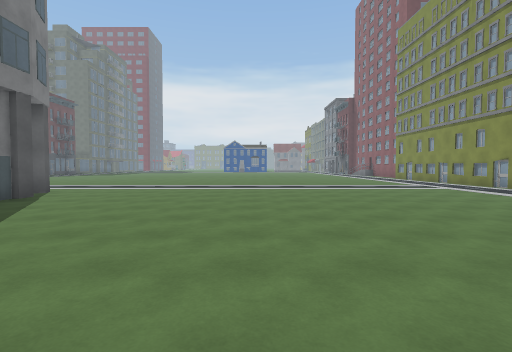
[1] (above)

23 first-person views from a walk through a 3-D level made in the Unity game engine. The camera is 1.5 m above the floor, tilts 2° down and sees 85° across. The floor is counted in squares, 2 m on a side. Each view is taken from the middle of a square. On the plan, view 1 faces up. The plan holds only what a view shows up to about 10 squares ahead; the rest is blank. The place goes on beyond the plan. The player is left out. Some surface patterns are stand-ins.

[2]
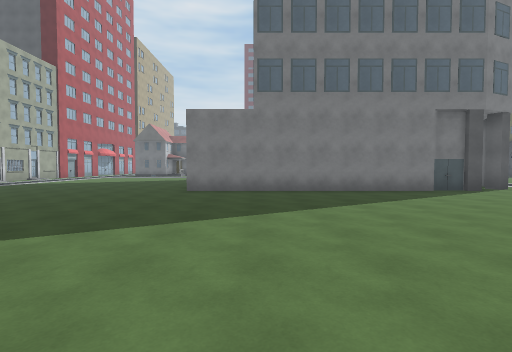

[3]
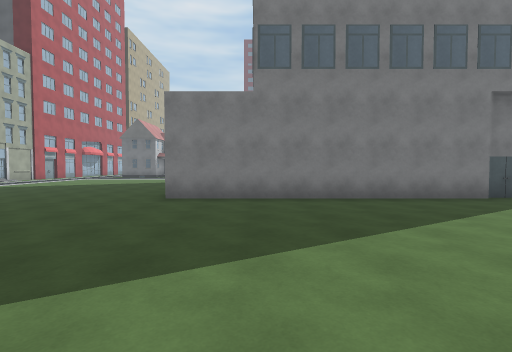

[4]
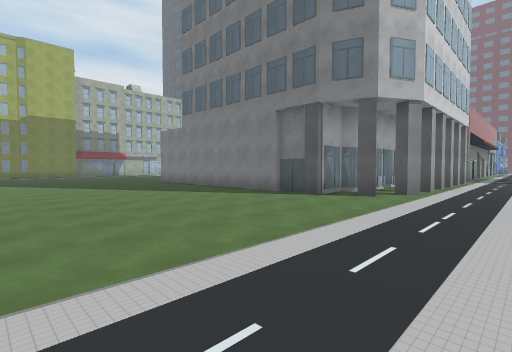

[5]
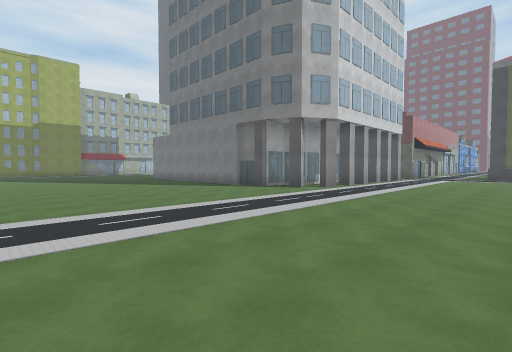

[6]
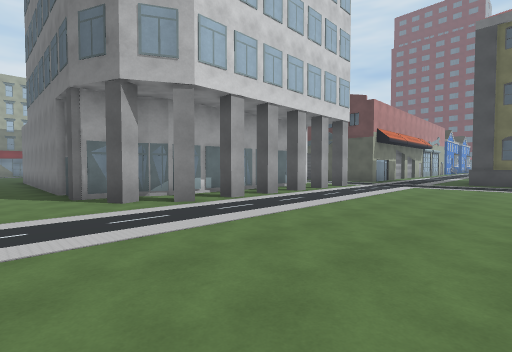

[7]
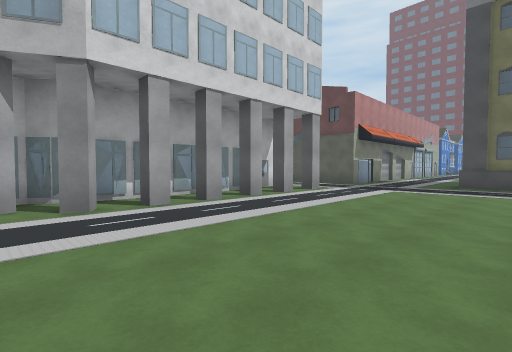

[8]
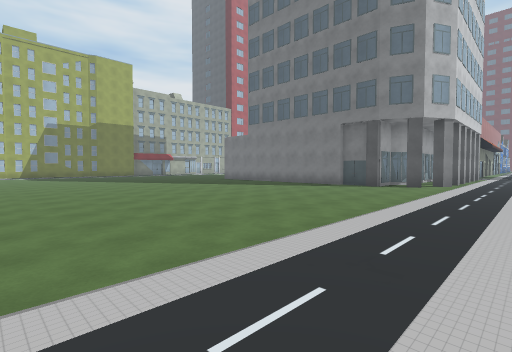

[9]
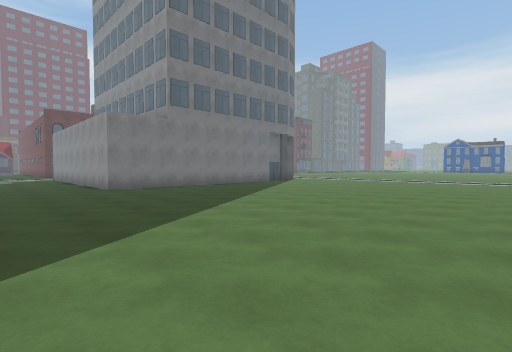

[10]
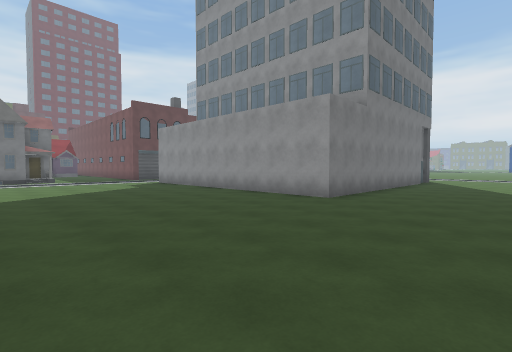

[11]
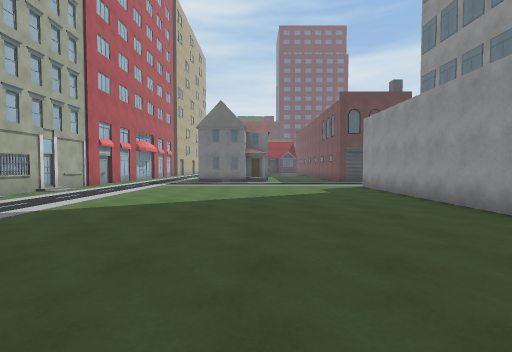

[12]
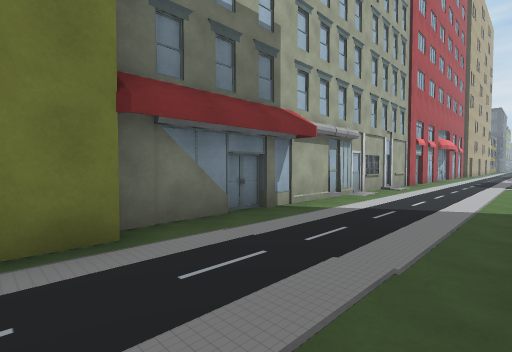

[13]
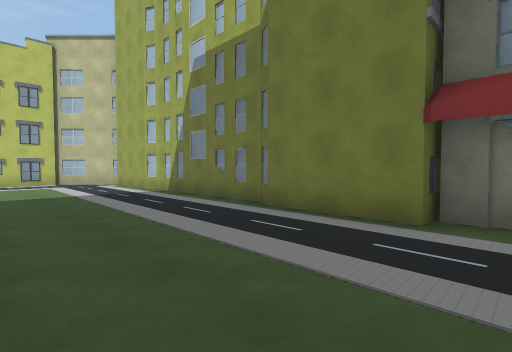

[14]
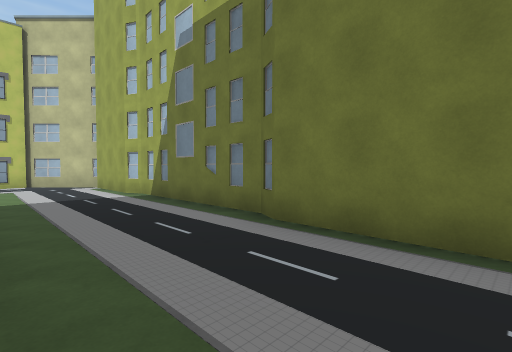

[15]
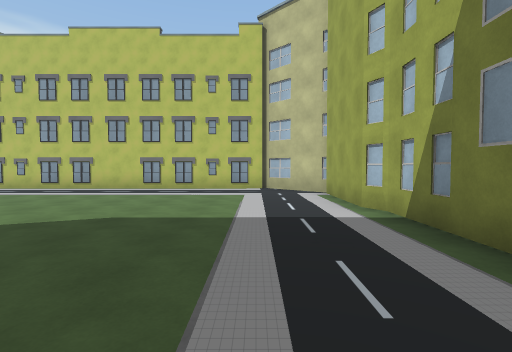

[16]
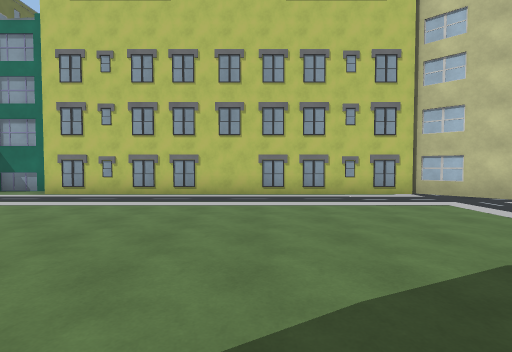

[17]
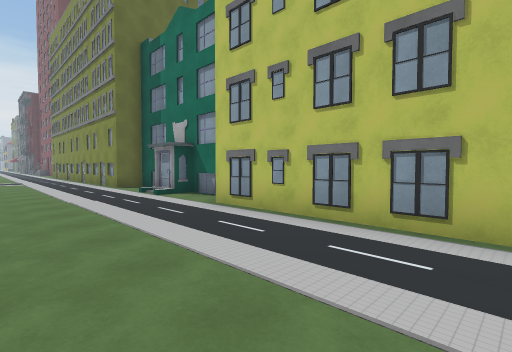

[18]
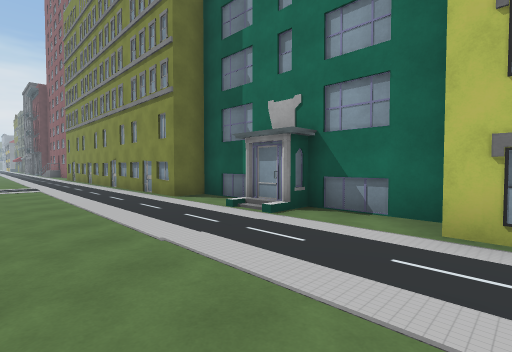

[19]
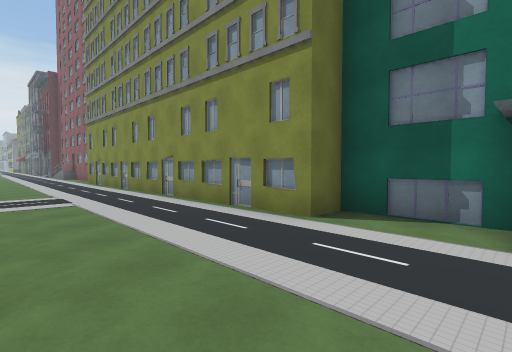

[20]
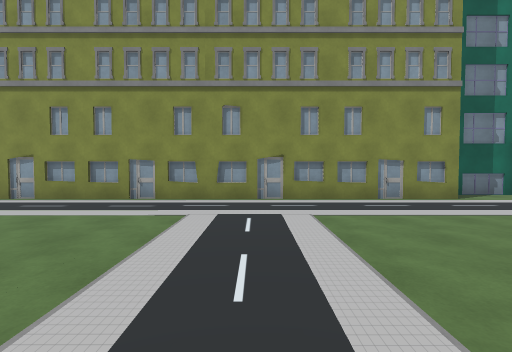

[21]
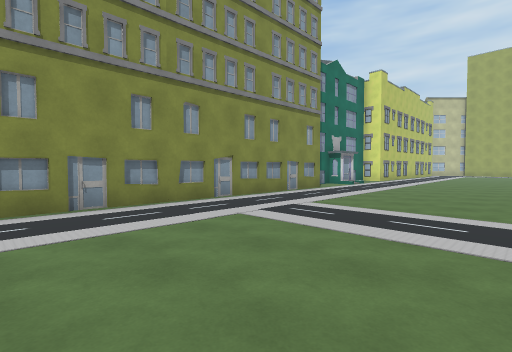

[22]
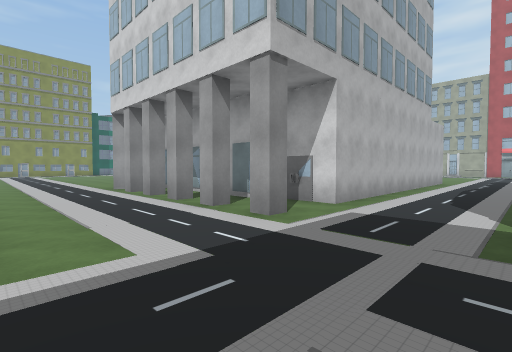

[23]
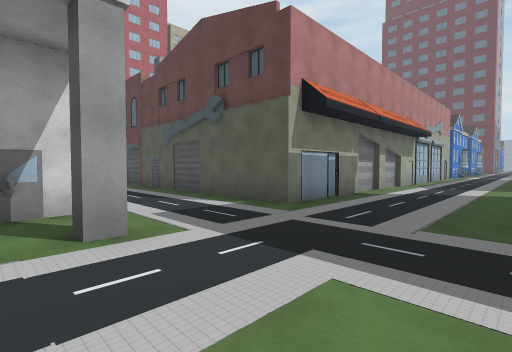

### Floor plan
Key: @ floor where view 1 was taken; # wall or solid block; . floor; B building; O other object.
Columns run from 25 left of view 1 to 10 right of it. Each row starts with its distance up from view 1.
 14          .........................#
 13        #..........................#
 12   ................................#
 11 ..................................#
 10 ..........  ......................#
  9  ..........B.BBB.BB...............#
  8   ######...........B..............#
  7        #...BBBBBBBBB..............#
  6        #...B       B..............##
  5        #...B        ...............#
  4        #...B        ...............#
  3        #...B        ..............##
  2        #...B       B..............##
  1          ..B       B...............#
  0          ..        #.....@.........
 -1                    #..............#
 -2            #########..............#
 -3            .......................#
 -4            .......................#
 -5            .......................#
 -6            .............  ........#
 -7            .............   .......#
 -8            .......................#
 -9            .......................#
-10           ........................O
-11           .......................#
-12            ..........####....#####
-13            ###########

Where each view was taken, in squares from view 1:
view 1: 0 up, 0 right, facing up
view 2: 0 up, 3 right, facing left
view 3: 0 up, 1 right, facing left
view 4: 11 up, 1 right, facing down-left
view 5: 14 up, 2 right, facing down-left
view 6: 14 up, 4 left, facing down-left
view 7: 14 up, 6 left, facing down-left
view 8: 11 up, 5 right, facing down-left
view 9: 5 down, 4 right, facing up-left
view 10: 8 down, 2 left, facing up-left
view 11: 6 down, 4 left, facing left
view 12: 9 down, 3 left, facing down-left
view 13: 8 down, 5 left, facing down-right
view 14: 9 down, 4 left, facing down-right
view 15: 10 down, 1 left, facing right
view 16: 6 down, 1 right, facing right
view 17: 5 down, 5 right, facing up-right
view 18: 1 down, 5 right, facing up-right
view 19: 3 up, 5 right, facing up-right
view 20: 10 up, 2 right, facing right
view 21: 14 up, 3 right, facing down-right
view 22: 12 up, 17 left, facing down-right
view 23: 12 up, 13 left, facing down-left
